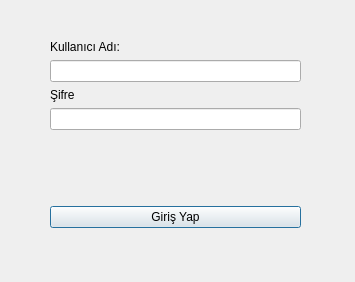
<?xml version="1.0" encoding="UTF-8"?>
<ui version="4.0">
 <class>Dialog</class>
 <widget class="QDialog" name="Dialog">
  <property name="geometry">
   <rect>
    <x>0</x>
    <y>0</y>
    <width>355</width>
    <height>282</height>
   </rect>
  </property>
  <property name="windowTitle">
   <string>Dialog</string>
  </property>
  <widget class="QLabel" name="label_3">
   <property name="geometry">
    <rect>
     <x>190</x>
     <y>170</y>
     <width>56</width>
     <height>16</height>
    </rect>
   </property>
   <property name="text">
    <string/>
   </property>
  </widget>
  <widget class="QWidget" name="layoutWidget">
   <property name="geometry">
    <rect>
     <x>50</x>
     <y>40</y>
     <width>251</width>
     <height>188</height>
    </rect>
   </property>
   <layout class="QVBoxLayout" name="verticalLayout">
    <item>
     <widget class="QLabel" name="label">
      <property name="text">
       <string>Kullanıcı Adı:</string>
      </property>
     </widget>
    </item>
    <item>
     <widget class="QLineEdit" name="lineEdit"/>
    </item>
    <item>
     <widget class="QLabel" name="label_2">
      <property name="text">
       <string>Şifre</string>
      </property>
     </widget>
    </item>
    <item>
     <widget class="QLineEdit" name="lineEdit_2"/>
    </item>
    <item>
     <spacer name="verticalSpacer">
      <property name="orientation">
       <enum>Qt::Vertical</enum>
      </property>
      <property name="sizeHint" stdset="0">
       <size>
        <width>20</width>
        <height>40</height>
       </size>
      </property>
     </spacer>
    </item>
    <item>
     <widget class="QPushButton" name="pushButton">
      <property name="text">
       <string>Giriş Yap</string>
      </property>
     </widget>
    </item>
   </layout>
  </widget>
  <widget class="QLabel" name="label_4">
   <property name="geometry">
    <rect>
     <x>50</x>
     <y>240</y>
     <width>251</width>
     <height>20</height>
    </rect>
   </property>
   <property name="text">
    <string/>
   </property>
  </widget>
 </widget>
 <resources/>
 <connections>
  <connection>
   <sender>pushButton</sender>
   <signal>clicked()</signal>
   <receiver>Dialog</receiver>
   <slot>girisyap()</slot>
   <hints>
    <hint type="sourcelabel">
     <x>115</x>
     <y>214</y>
    </hint>
    <hint type="destinationlabel">
     <x>104</x>
     <y>191</y>
    </hint>
   </hints>
  </connection>
 </connections>
 <slots>
  <slot>girisyap()</slot>
  <slot>slot2()</slot>
 </slots>
</ui>
